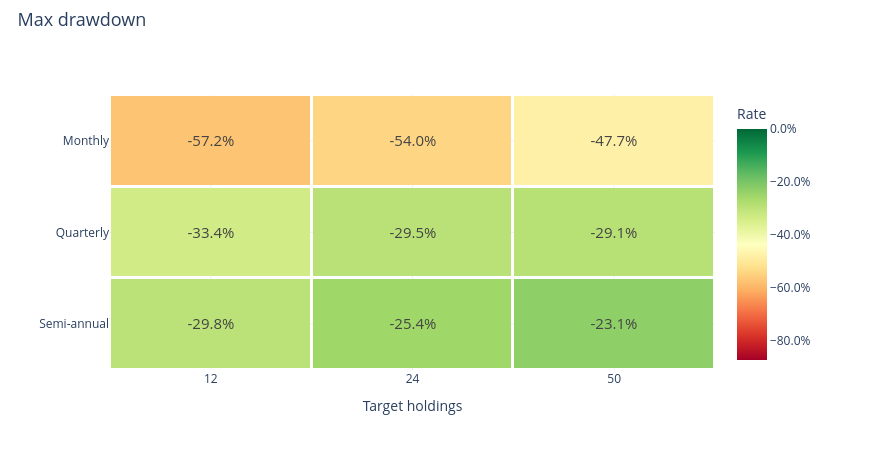

Write notebook code for a chart like this one.
### Markdown cell above
### Maximum drawdown

### Code cell
research.heatmap('maximum_drawdown')

### Figure 1 — Plotly figure (JSON) as saved in the notebook; plotly's stock layout.template omitted (floating-point values rounded to 4 significant figures)
{"data": [{"colorbar": {"tickformat": ".1%", "title": {"text": "Rate"}}, "colorscale": [[0.0, "rgb(165,0,38)"], [0.1, "rgb(215,48,39)"], [0.2, "rgb(244,109,67)"], [0.3, "rgb(253,174,97)"], [0.4, "rgb(254,224,139)"], [0.5, "rgb(255,255,191)"], [0.6, "rgb(217,239,139)"], [0.7, "rgb(166,217,106)"], [0.8, "rgb(102,189,99)"], [0.9, "rgb(26,152,80)"], [1.0, "rgb(0,104,55)"]], "text": [["-57.2%", "-54.0%", "-47.7%"], ["-33.4%", "-29.5%", "-29.1%"], ["-29.8%", "-25.4%", "-23.1%"]], "textfont": {"size": 15}, "texttemplate": "%{text}", "type": "heatmap", "x": ["12", "24", "50"], "xgap": 3, "y": ["Monthly", "Quarterly", "Semi-annual"], "ygap": 3, "z": [[-0.5724, -0.54, -0.4767], [-0.3345, -0.295, -0.291], [-0.2977, -0.2538, -0.2306]], "zmax": 0.0, "zmin": -0.8715}], "layout": {"height": 450, "hovermode": "closest", "legend": {"font": {"size": 12}, "itemclick": "toggle", "itemdoubleclick": "toggleothers", "x": 1.025, "y": 1}, "margin": {"b": 80, "l": 110, "r": 155, "t": 95}, "title": {"font": {"size": 18}, "text": "Max drawdown", "x": 0.02, "y": 0.97}, "width": 870, "xaxis": {"title": {"text": "Target holdings"}}, "yaxis": {"autorange": "reversed"}}}
